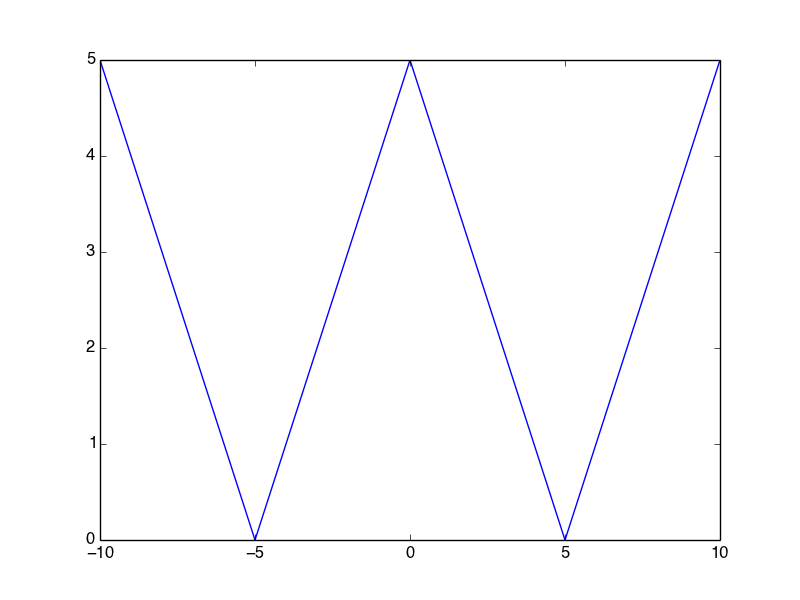

Python code for this plot:
# Exercise 5.35
import numpy as np
import matplotlib.pyplot as plt


def f(x):
    r = np.zeros(len(x))
    r[x < 0] = -x[x < 0] - 5
    r[x >= 0] = x[x >= 0] - 5
    return abs(r)

x = np.linspace(-10, 10, 101)
plt.plot(x, f(x))
plt.show()
